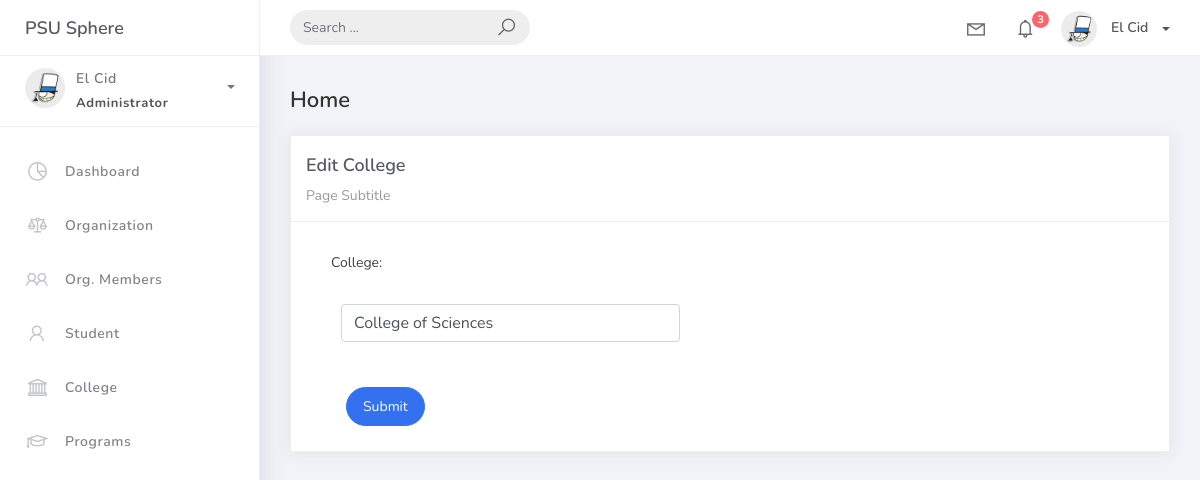
Before: /college_list/1 with the older database file.
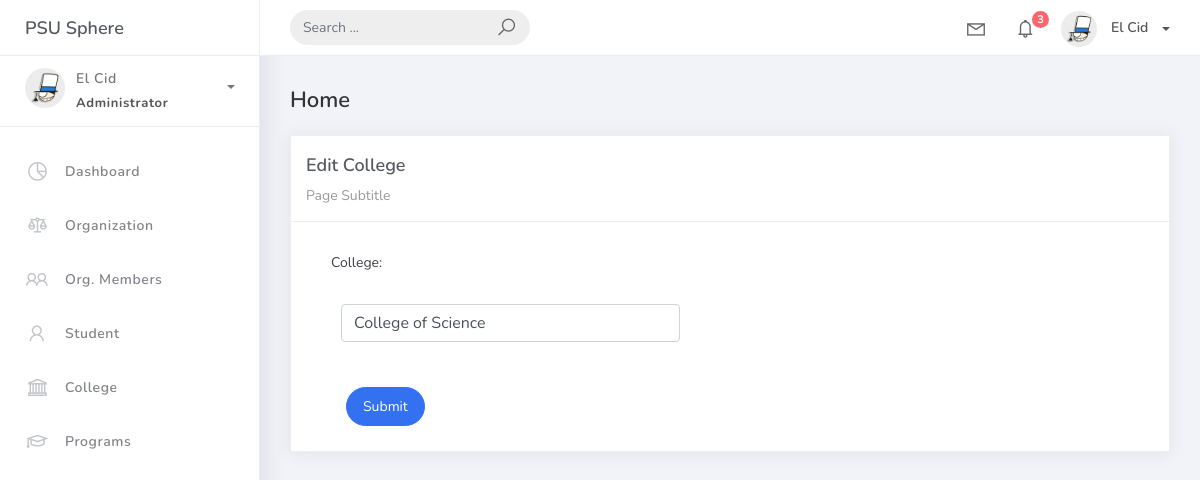
After: the same page with the newer database file.
### studentorg/models.py (models this page shows, shortened)
class BaseModel (models.Model):
    created_at = models.DateTimeField(auto_now_add=True, db_index=True)
    updated_at = models.DateTimeField(auto_now=True)
    class Meta:
        abstract = True

class College(BaseModel):
    college_name = models.CharField(max_length=150, verbose_name="College")

### studentorg/views.py (the view, shortened to what this page needs)
# urls.py: path('college_list/<pk>', CollegeUpdateView.as_view(), name='college-update'),
class CollegeUpdateView(UpdateView):
    model = College
    fields = "__all__"
    context_object_name = "college"
    template_name = "college_edit.html"
    success_url = reverse_lazy('college-list')

### templates/college_edit.html
{% extends 'base.html' %} {% load static %} {% block content %}
<div class="content">
    <div class="container-fluid">
        <h4 class="page-title">Home</h4>
        <div class="row">
            <div class="col-md-12">
                <div class="card">
                    <div class="card-header">
                        <div class="card-title">Edit College</div>
                        <div class="card-category">Page Subtitle</div>
                    </div>
                    <div class="col-md-6">
                        <div class="card-body">
                            <form class="" action="" method="post" novalidate>
                                {% csrf_token %} {% include 'includes/form.html' %}
                                <div class="form-group">
                                    <div class="col-md-12 col-sm-3">
                                        <button type="submit" class="btn btn-primary btn-rounded">Submit</button>
                                    </div>
                                </div>
                            </form>
                        </div>
                    </div>
                </div>
            </div>
        </div>
    </div>
</div>
{% endblock %}

### templates/includes/form.html (shortened to what this page needs)
{% load widget_tweaks %}
{% for field in form %}
<div class="field item form-group">
    <label>{{ field.label_tag }}</label>
    <div class="form-group">
        {% render_field field class="form-control" %}
    </div>
</div>
{% endfor %}

Changed rows visible on the page:
changed College: college_name "College of Sciences" → "College of Science"
